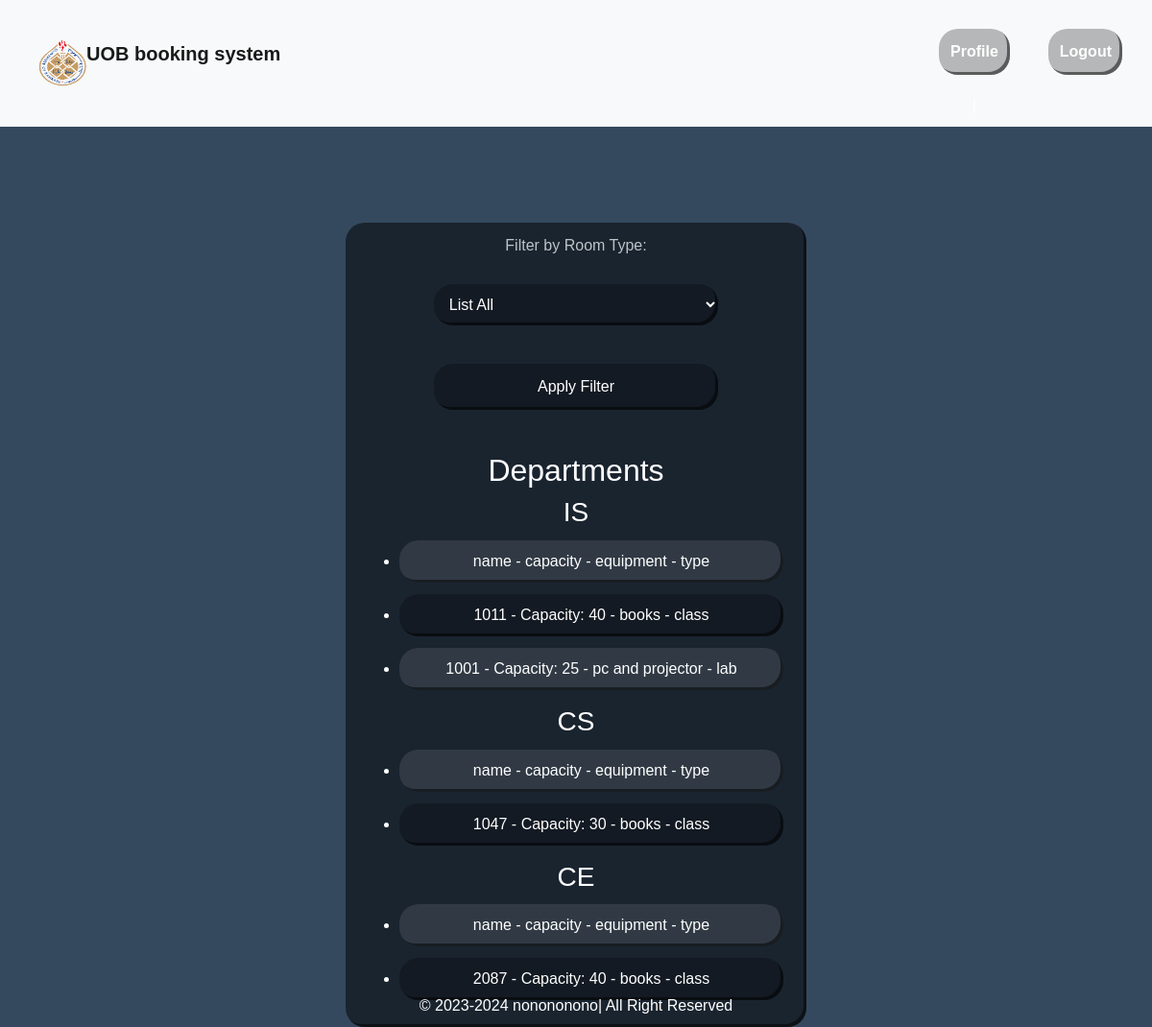
Page /rooms.php (signed in) on the committed database.
### tables this page shows
CREATE TABLE `departments` (
  `id` int(11) NOT NULL,
  `name` varchar(100) NOT NULL
);

CREATE TABLE `rooms` (
  `id` int(11) NOT NULL,
  `department_id` int(11) DEFAULT NULL,
  `name` varchar(100) NOT NULL,
  `capacity` int(11) NOT NULL,
  `equipment` text DEFAULT NULL,
  `type` enum('class','lab') DEFAULT 'class'
);

### includes/functions.php (called while the page is built, shortened)
<?php
function fetchDepartments() {
    $conn = db_connect();
    $query = "SELECT * FROM Departments";
    $result = mysqli_query($conn, $query);
    $departments = [];
    while ($row = mysqli_fetch_assoc($result)) {
        $departments[] = $row;
    }
    return $departments;
}
function fetchRoomsByDepartmentIdAndType($department_id, $room_type) {
    if ($room_type === 'all') {
        $sql = "SELECT * FROM rooms WHERE department_id = ?";
    } else {
        $sql = "SELECT * FROM rooms WHERE department_id = ? AND type = ?";
    }
    $conn = db_connect();
    $stmt = $conn->prepare($sql);
    if ($room_type === 'all') {
        $stmt->bind_param("i", $department_id);
    } else {
        $stmt->bind_param("is", $department_id, $room_type);
    }
    $stmt->execute();
    $result = $stmt->get_result();
    $rooms = [];
    while ($row = $result->fetch_assoc()) {
        $rooms[] = $row;
    }
    return $rooms;
}
?>

### html/rooms.php (the view, shortened to what this page needs)
<?php
include '../includes/header.php';
include '../includes/functions.php';
$departments = fetchDepartments();
?>
<div class="main">
    <form method="GET" action="">
        <label for="room_type">Filter by Room Type:</label>
        <select name="room_type" id="room_type">
            <option value="all">List All</option>
        </select>
        <button type="submit">Apply Filter</button>
    </form>
    <h2 class="text-white">Departments</h2>
    <?php foreach ($departments as $department): ?>
        <h3 class="text-white"><?php echo htmlspecialchars($department['name']); ?></h3>
        <?php
        $room_type_filter = isset($_GET['room_type']) ? $_GET['room_type'] : 'all';
        $rooms = fetchRoomsByDepartmentIdAndType($department['id'], $room_type_filter);
        ?>
        <?php if (empty($rooms)): ?>
            <p>No rooms available in this department.</p>
        <?php else: ?>
            <ul class="rom">
                <li>name - capacity - equipment - type</li>
                <?php foreach ($rooms as $room): ?>
                    <li><?php echo htmlspecialchars($room['name']); ?> - Capacity: <?php echo htmlspecialchars($room['capacity']); ?> - <?php echo htmlspecialchars($room['equipment']); ?> - <?php echo htmlspecialchars($room['type']); ?></li>
                <?php endforeach; ?>
            </ul>
        <?php endif; ?>
    <?php endforeach;
    ?>
</div>
<?php include '../includes/footer.php';?>

### includes/header.php (shortened to what this page needs)
<!DOCTYPE html>
<html lang="en">
<head>
        <?php
            function isAdmin2() {
                return isset($_SESSION['user_id']) && $_SESSION['user_role'] === 'admin';
            }
        ?>
	<link href="https://cdn.jsdelivr.net/npm/bootstrap@5.1.3/dist/css/bootstrap.min.css" rel="stylesheet">
    <link rel="stylesheet" href="../css/style.css">
</head>
<body>
<nav class="navbar navbar-light bg-light">
    <?php
        if (isAdmin2()) {
            echo '<a class="navbar-brand" href="admin_dashboard.php">';
        }
?>
<img src="../img/logo.png" width="50" height="50" class="d-inline-block align-top" alt="">UOB booking system</a>
<div >
    <ul class="nav justify-content-end">
    <?php if (isset($_SESSION['user_id'])): ?>
        <li class="nav-item">
            <a class="nav-link glass-btn" href="profile.php">Profile</a> |
        </li><li class="nav-item">
            <a class="nav-link glass-btn" href="logout.php">Logout</a>
        </li>
    <?php else: ?>
        <li class="nav-item"> <a class="about nav-link" href="aboutUS.php">About US</a> </li>
    <?php endif; ?>
    </ul>
</div>
</nav>

### includes/footer.php (shortened to what this page needs)
<footer class="footer">
    © 2023-2024 nonononono| All Right Reserved
    </footer>
</body>
</html>

### css/style.css (style rules this page uses)
body { font-family: Arial, sans-serif; }
.footer { background-color: #343a40; color: white; padding: 10px; text-align: center; position: fixed; bottom: 0; width: 100%; }
a { size: 30px; }
a { text-decoration: none; display: inline-block; padding: 0.75em 1.5em; font-size: 1rem; font-weight: bold; text-align: center; border-radius: 0.5em; transition: all 0.2s ease; cursor: pointer; }
.glass-btn { padding: 12px; margin: 20px; width: 65%; border: none; outline: none; border-radius: 20px; background-color: #0004; box-shadow: inset -3px -3px rgba(0, 0, 0, 0.5); color: white; font-size: 1rem; }
.footer { background: none; }
.navbar { text-align: center; margin: auto; background: none; padding: 10px; }
h2 { height: inherit; }
.rom { text-align: center; color: black; }
.rom li { padding: 10px; margin: 12px; border-radius: 10px; width:auto; border: none; outline: none; border-radius: 20px; background-color: #0004; box-shadow: inset -3px -3px rgba(0, 0, 0, 0.5); color: white; font-size: 1rem; }
.rom li:nth-child(odd) { background-color: rgba(255, 255, 255, 0.1); }
h3 { color: #ffffff; }
.main { align-items: center; text-align: center; padding: 12px; margin: auto; width: 40%; border: none; outline: none; border-radius: 20px; background-color: rgba(0, 0, 0, 0.5); box-shadow: inset -3px -3px rgba(0, 0, 0, 0.5); color: white; font-size: 1rem; margin-top: 100px; }
body { font-family: Arial, sans-serif; margin: 0; padding: 0; box-sizing: border-box; background-color: #34495e; color: #fff; text-align: center; z-index: 1; }
h1, h2 { text-align: center; margin-top: 1.5rem; color: #ecf0f1; }
label { display: block; margin-bottom: 0.5rem; color: #bdc3c7; }
input[type="text"], input[type="email"], input[type="password"], select, input[type="datetime-local"], button { padding: 12px; margin: 20px; width: 65%; border: none; outline: none; border-radius: 20px; background-color: #0004; box-shadow: inset -3px -3px rgba(0, 0, 0, 0.5); color: white; font-size: 1rem; box-shadow: 0 -0.2em 0.4em #0002, 0 0.3em 0.5em hsl(220, 90%, 70% / 0.5), 0 0 0 0.2em hsl(220, 90%, 70% / 0.5), 0 0.2em 0.4em hsl(220, 90%, 70% / 0.5) inset, 0 -0.05em 0.2em hsl(220, 90%, 70% / 0.4) inset, 0 -0.3em 1.2em 0.3em hsl(220, 90%, 70% / 0.3) inset, 0 0.7em 0 hsl(220, 90%, 70% / 0.3) inset, 0 2.2em 1.2em #0004; }

### rows in the picture
departments: name "IS"
rooms: name "1011", capacity "40", equipment "books", type "class"
rooms: name "1001", capacity "25", equipment "pc and projector", type "lab"
departments: name "CS"
rooms: name "1047", capacity "30", equipment "books", type "class"
departments: name "CE"
rooms: name "2087", capacity "40", equipment "books", type "class"
